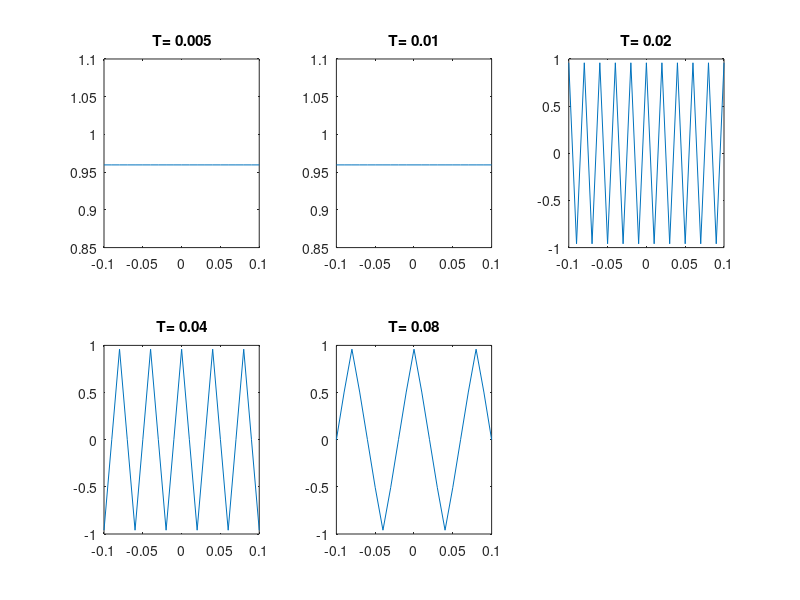

Write MATLAB code to recreate this figure.
%Skyler Szot
%Triangular wave program with varying period

clear all;
close all;

t = -.1:0.01:.1; %initialize t fsamp = 100Hz

i = 0;
figure;
for T=.005*2.^[0:4] %loop through T = 1,2,4,8,16
    N = 10; %10 Fourier Coefficients
    i = i + 1; %iteration counter
    w = (2*pi)/T; %fundamental frequency
    x = 0; %initialize x
    
    for k = 1 :2: N %sum only odd k values, even = 0
    x = x + (4 * (1/T))/(k.^2 * pi.^2)*(2*T*cos(k*w*t)); %ak = (8 * (1/T))/(k.^2 * pi.^2)
    end
    %a0 = 0, so x = x

    subplot(2,3,i);
    plot(t,x) %plot synthesis equation
    title(['T= ',num2str(T)])
    hold on
end